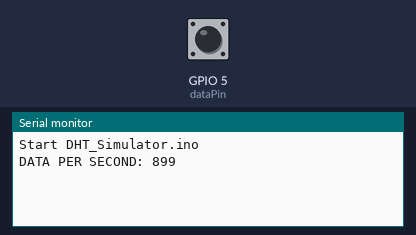
Bench run of a sketch on a simulated ESP8266 (NodeMCU). Shown: the last lines printed to the serial monitor. The test bench sets the inputs (shaded band); at power-on: GPIO 5 (dataPin) HIGH. Random numbers use the default seed unless the sketch sets one.

Above: at 1.2 s.
1.3 s: GPIO 5 (dataPin) pulled LOW for 0.15 s
At 1.9 s:
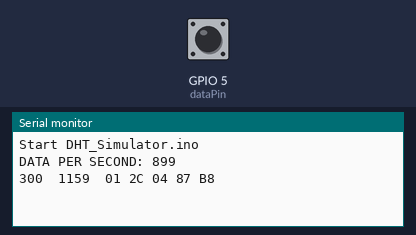
2.9 s: GPIO 5 (dataPin) pulled LOW for 1 s
At 4.4 s:
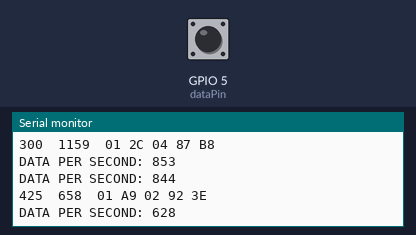
5.4 s: GPIO 5 (dataPin) pulled LOW for 0.15 s
At 5.83 s:
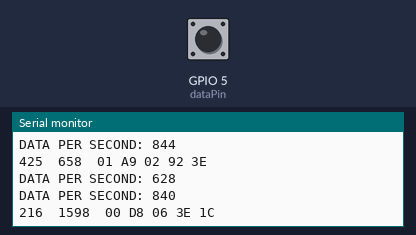
7.0 s: GPIO 5 (dataPin) pulled LOW for 3.2 s
At 10.9 s:
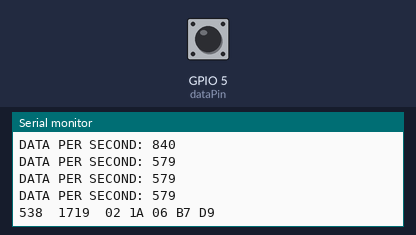
11.7 s: GPIO 5 (dataPin) pulled LOW for 0.15 s
At 11.98 s:
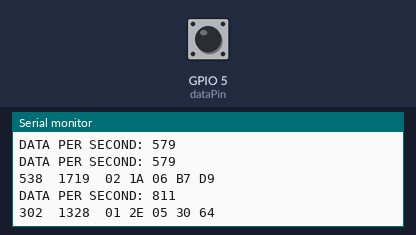
13.3 s: GPIO 5 (dataPin) pulled LOW for 0.15 s
At 13.9 s:
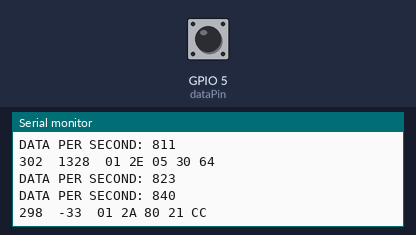
Timing chart, 0 to 15.9 s (numbered marks = the images above; inputs shaded):
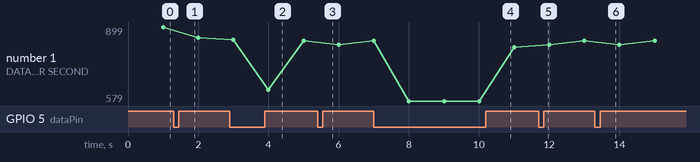

Measured:
- after the input at 1.3 s, the serial monitor: prints a new line after 0.15 s (image 1)
- after the input at 2.9 s, the serial monitor: prints a new line after 0.10 s (image 2)
- after the input at 5.4 s, the serial monitor: prints a new line after 0.15 s (image 3)
- after the input at 7.0 s, the serial monitor: prints a new line after 1.0 s (image 4)
- after the input at 11.7 s, the serial monitor: prints a new line after 0.15 s (image 5)
- after the input at 13.3 s, the serial monitor: prints a new line after 0.15 s (image 6)
- plotted number 1: 899 → 853 after the input at 1.3 s, 853 → 840 after the input at 2.9 s, 840 → 823 after the input at 5.4 s, 823 → 811 after the input at 7.0 s

The sketch:

DHT_Simulator.ino
```cpp
//
//    FILE: DHT_simulator.ino
//  AUTHOR: Rob Tillaart
// VERSION: 0.2.0
// PURPOSE: Simulation of the DHT protocol
//    DATE: 2014-06-14
//     URL: https://github.com/RobTillaart/DHT_Simulator

// TODO
// - simulate CRC errors
// - simulate timeout error
// - simulate pulselength error (single bit)
// - split loop into some functions?


// SET ACTUAL PINS PER PLATFORM
const int dataPin = 5;    // connect to MCU ( !! also connect GND !! )

#if defined(__AVR__)
const int humPin = A0;    // analog pins for potmeters.
const int tempPin = A2;
#elif defined(ESP32)
const int humPin = 14;
const int tempPin = 15;
#elif defined(ESP8266)
const int humPin = 2;
const int tempPin = 3;
#endif


// DATA TO SEND
byte b[5];         // actual bytes sent
int humidity;      // humidity * 10     - prevent float operations
int temperature;   // temperature * 10


// CONFIGURE
const bool randomize = true;   // use random generator
const bool debug = false;      // test data generation
uint32_t count = 0;            // count values per second generated
uint32_t lastTime = 0;         // keep track of timing


/////////////////////////////////////////
void setup()
{
  Serial.begin(115200);
  Serial.print("Start ");
  Serial.println(__FILE__);

  pinMode(dataPin, INPUT_PULLUP);
}

void loop()
{
  yield();    // keep ESP happy

  count++;
  uint32_t now = millis();
  if (now - lastTime >= 1000)
  {
    uint32_t nps = round((1000.0 * count) / (now - lastTime));
    Serial.print("DATA PER SECOND: ");
    Serial.println(nps);
    lastTime = now;
    count = 0;
  }

  if (randomize)
  {
    humidity = random(20, 1000);
    temperature = random(-200, 1800);
  }
  else
  {
    analogRead(humPin);
    humidity = analogRead(humPin);
    analogRead(tempPin);
    temperature = analogRead(tempPin) * 2 - 200;
  }
  humidity = constrain(humidity, 0, 1000);
  temperature = constrain(temperature, -200, 1800);

  if (debug)
  {
    Serial.print(humidity);
    Serial.print("\t");
    Serial.print(temperature);
    Serial.println();
  }

  // WAKE UP SIGNAL DETECTED
  if (digitalRead(dataPin) == LOW)
  {
    uint32_t start = micros();
    // wait max 1500 us until signal goes high
    while (digitalRead(dataPin) == LOW)
    {
      if (micros() - start > 1500)
      {
        // Serial.println("ERROR: low puise too long");
        return;
      }
    }
    if (micros() - start > 500)     // serious request...
    {
      DHTsend(humidity, temperature);

      Serial.print(humidity);
      Serial.print("\t");
      Serial.print(temperature);
      Serial.print("\t");
      for (int i = 0; i < 5; i++)
      {
        if (b[i] < 0x10) Serial.print('0');
        Serial.print(b[i], HEX);
        Serial.print(' ');
      }
      Serial.println();
    }
    else
    {
      Serial.println("ERROR: low puise too short");
    }
  }
}


void DHTsend(int H, int T)
{
  pinMode(dataPin, OUTPUT);
  // SEND ACK
  digitalWrite(dataPin, LOW);
  delayMicroseconds(80);                  // 80 us
  digitalWrite(dataPin, HIGH);
  delayMicroseconds(80);                  // 80 us

  // PREPARE DATA
  b[0] = H / 256;
  b[1] = H & 255;

  b[2] = 0;
  if (T < 0)
  {
    T = -T;
    b[2] = 0x80;
  }

  b[2] |= T / 256;
  b[3] = T & 255;
  // CRC
  b[4] = b[0] + b[1] + b[2] + b[3];

  // SEND DATA
  for (int i = 0; i < 5; i++)
  {
    DHTsendbyte(b[i]);
  }

  // END OF TRANSMISSION SIGNAL
  digitalWrite(dataPin, LOW);
  delayMicroseconds(50);                  // 50 us
  pinMode(dataPin, INPUT_PULLUP);
}

// timing manual tuned
void DHTsendbyte(byte b)
{
  byte mask = 128;
  for (int i = 0; i < 8; i++)
  {
    digitalWrite(dataPin, LOW);
    delayMicroseconds(45);                // 50 us
    digitalWrite(dataPin, HIGH);
    if (b & mask) delayMicroseconds(60);  // 70 us
    else delayMicroseconds(24);           // 26 us
    mask >>= 1;
  }
}

// -- END OF FILE --
```
